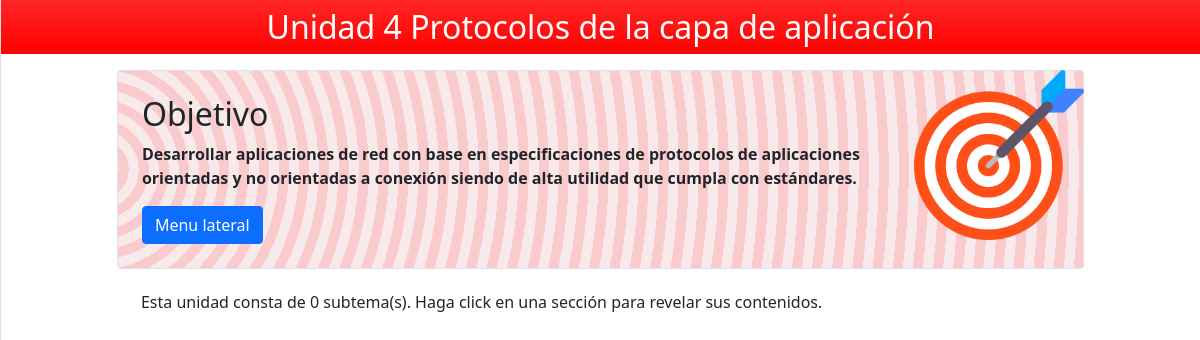
Page /4/ on the committed database.
### gestion/models.py (models this page shows, shortened)
class BaseUnit(models.Model):
    class Meta:
        abstract = True
    name = models.CharField(
        max_length=50, help_text="Nombre de la unidad.", verbose_name="Nombre de la unidad"
    )
    order = models.PositiveIntegerField(
        unique=True, help_text="Índice de la unidad (usado para ordenar cada unidad).", verbose_name="Índice"
    )

class Unit(BaseUnit):
    class Meta:
        ordering = ("order",)
    goal = models.CharField(
        max_length=200, default="Ejemplo", help_text="Objetivo de la materia.", verbose_name="Objetivo"
    )
    header_color = ColorField(default="#000000", help_text="Color de la barra principal.")

### gestion/views.py (the view)
# urls.py: path("<int:order>/", views.unit, name="unit"),
def unit(request, order: int):
    if this_unit := Unit.objects.filter(order=order).first():
        return render(
            request,
            "unit.html",
            context={
                "this_unit": this_unit,
                "units": Unit.objects.all(),
                "subunits": SubUnit.objects.filter(parent=this_unit),
            },
        )
    raise Http404()

### gestion/templates/unit.html (shortened to what this page needs)
{% extends 'base.html' %}
{% load static %}
{% block content %}
	<div style="padding-top: 0px;">
        <div class="text-white text-center mx-auto p-2 bg-gradient " style="background-color: {{ this_unit.header_color }};">
			<h2 style="margin-bottom: 0"> Unidad {{this_unit.order}} {{this_unit.name}}</h2>
        </div>
        <div class="col col-md-10 p-3 mx-auto">
            <img src="{% static 'main/target.png'%}" width="170" height="170" class="d-inline-block align-top float-right" alt="">
            <div class="bg-light p-4 rounded border border_acccent soft_accent">
                <h2 id="objetivo">Objetivo</h2>
                <p class="font-weight-bold">
                	{{ this_unit.goal }}
                </p>
                <button class="btn btn-primary text-white" id="sidebarToggle">Menu lateral</button>
            </div>
            <div class="p-4">
                <h6>Esta unidad consta de {{ subunits | length}} subtema(s). Haga click en una sección para revelar sus contenidos.</h6>
            </div>
        </div>
    </div>
  </div>
{% endblock %}

### rows in the picture
Unit: order "4", name "Protocolos de la capa de aplicación", goal "Desarrollar aplicaciones de red con base en especificaciones de protocolos de aplicaciones orientadas y no orientadas a conexión siendo de alta utilidad que cumpla con estándares."

### other values in the picture
{{ subunits | length }} "0"
